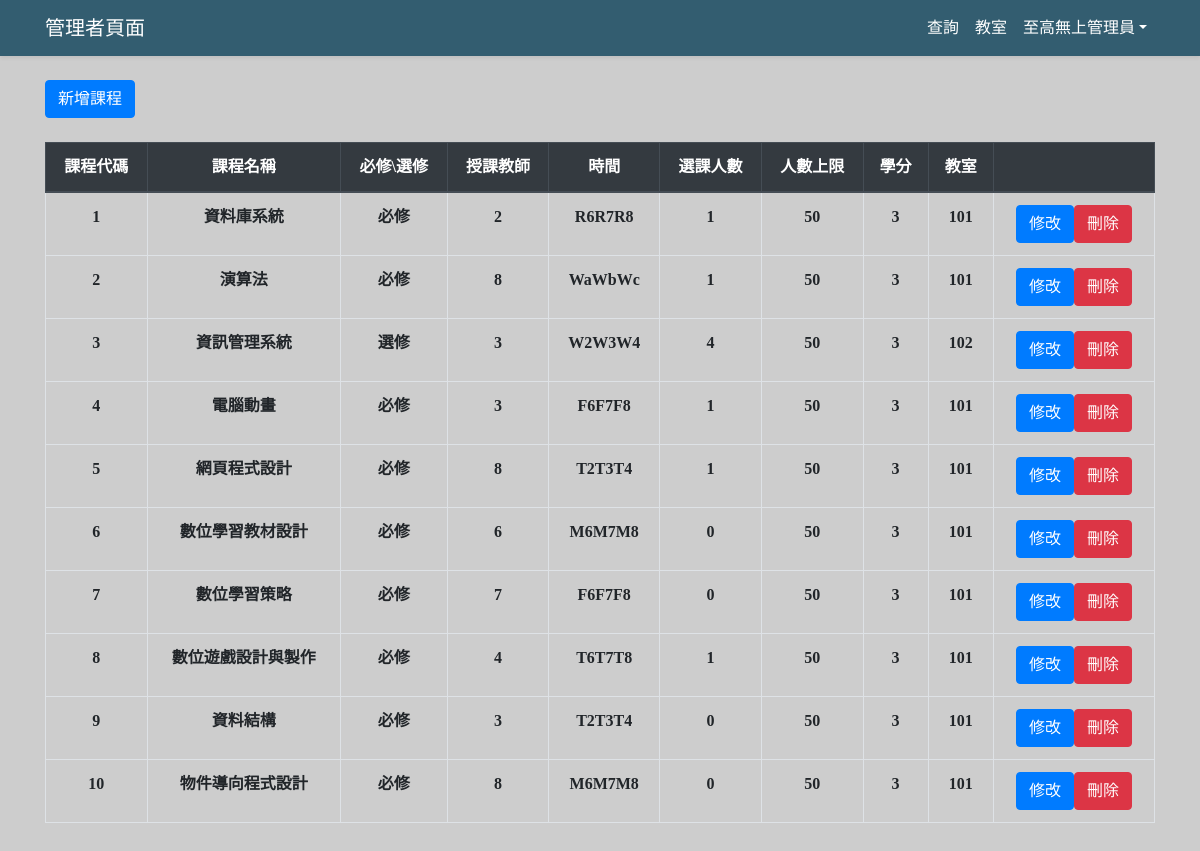
Screenshot of /admin.php (signed in) with the database file from the repository.
### tables this page shows
CREATE TABLE `course` (
  `course_id` int(20) NOT NULL,
  `course_name` varchar(30) NOT NULL,
  `course_teacher` int(20) NOT NULL,
  `classroom_id` varchar(20) NOT NULL,
  `course_max` int(10) NOT NULL,
  `course_people` int(10) NOT NULL,
  `course_credit` int(10) NOT NULL,
  `course_time` varchar(30) NOT NULL,
  `course_required` varchar(20) NOT NULL
);

### connect.php (called while the page is built, shortened)
<?php
function execute($selectConnection,$inputSQL)
{
  $tempResult = mysqli_query($selectConnection, $inputSQL);
  return $tempResult;
}
?>

### admin.php (the view, shortened to what this page needs)
<!DOCTYPE html>
<html>
    <head>
        <link rel="stylesheet" href="https://stackpath.bootstrapcdn.com/bootstrap/4.5.2/css/bootstrap.min.css">
<body>
    <div id="app">
        <nav class="navbar navbar-expand-md navbar-light shadow-sm" style="background: #335D70;">
            <div class="container">
                <a class="navbar-brand text-white" href="admin.php">管理者頁面</a>
                <div class="collapse navbar-collapse" id="navbarSupportedContent">
                    <ul class="navbar-nav ml-auto text">
                        <li class="nav-item">
                            <a class="nav-link text-white" href="admin_search.php">查詢</a>
                        </li>
                        <li class="nav-item">
                            <a class="nav-link text-white" href="admin_classroom.php">教室</a>
                        </li>
                        <li class="nav-item dropdown" id="logout">
                            <a id="navbarDropdown" class="nav-link dropdown-toggle text-white text" href="#" role="button" data-toggle="dropdown" aria-haspopup="true" aria-expanded="false" v-pre><?php echo $_SESSION['name']; ?></a>
                        </li>
                    </ul>
                </div>
            </div>
        </nav>
        <main class="py-4">
        <div class="container">
            <a class="btn btn-primary" href="admin_create.php">新增課程</a>
            <?php
                require_once("connect.php");
                $myQuery = "SELECT * FROM course";
                $myConnection = connectDB("localhost","root","123456","a");
                $myResult = execute($myConnection,$myQuery);
                echo '<table class="table table-bordered mt-4 text-center">
                <thead class="thead-dark">
                    <tr class="text-center">
                        <th scope="col">課程代碼</th>
                        <th scope="col">課程名稱</th>
                        <th scope="col">必修\選修</th>
                        <th scope="col">授課教師</th>
                        <th scope="col">時間</th>
                        <th scope="col">選課人數</th>
                        <th scope="col">人數上限</th>
                        <th scope="col">學分</th>
                        <th scope="col">教室</th>
                        <th scope="col"></th>
                    </tr>
                </thead>';
                while($row = mysqli_fetch_array($myResult)){
                    echo '<tr class="text-center">';
                    echo '<th scope="col">'.$row['course_id'].'</th>';
                    echo '<th scope="col">'.$row['course_name'].'</th>';
                    echo '<th scope="col">'.$row['course_required'].'</th>';
                    echo '<th scope="col">'.$row['course_teacher'].'</th>';
                    echo '<th scope="col">'.$row['course_time'].'</th>';
                    echo '<th scope="col">'.$row['course_people'].'</th>';
                    echo '<th scope="col">'.$row['course_max'].'</th>';
                    echo '<th scope="col">'.$row['course_credit'].'</th>';
                    echo '<th scope="col">'.$row['classroom_id'].'</th>';
                    echo '<th scope="col"><a class="btn btn-primary" href="admin_edit.php?course_id=';
                    echo $row['course_id'];
                    echo '">修改</a><a class="btn btn-danger" href="course_delete.php?course_id=';
                    echo $row['course_id'];
                    echo '">刪除</a></th>';
                    echo '<tr>';
                }
            ?>
            </div>
        </main>
    </div>
</body>
</html>

### admin.php (style rules this page uses)
body { background-color: #cdcdcd; font-family:微軟正黑體; }

### rows the page displays
course: course_id "1", course_name "資料庫系統", course_required "必修", course_teacher "2", course_time "R6R7R8", course_people "1", course_max "50", course_credit "3", classroom "101"
course: course_id "2", course_name "演算法", course_required "必修", course_teacher "8", course_time "WaWbWc", course_people "1", course_max "50", course_credit "3", classroom "101"
course: course_id "3", course_name "資訊管理系統", course_required "選修", course_teacher "3", course_time "W2W3W4", course_people "4", course_max "50", course_credit "3", classroom "102"
course: course_id "4", course_name "電腦動畫", course_required "必修", course_teacher "3", course_time "F6F7F8", course_people "1", course_max "50", course_credit "3", classroom "101"
course: course_id "5", course_name "網頁程式設計", course_required "必修", course_teacher "8", course_time "T2T3T4", course_people "1", course_max "50", course_credit "3", classroom "101"
course: course_id "6", course_name "數位學習教材設計", course_required "必修", course_teacher "6", course_time "M6M7M8", course_people "0", course_max "50", course_credit "3", classroom "101"
course: course_id "7", course_name "數位學習策略", course_required "必修", course_teacher "7", course_time "F6F7F8", course_people "0", course_max "50", course_credit "3", classroom "101"
course: course_id "8", course_name "數位遊戲設計與製作", course_required "必修", course_teacher "4", course_time "T6T7T8", course_people "1", course_max "50", course_credit "3", classroom "101"
course: course_id "9", course_name "資料結構", course_required "必修", course_teacher "3", course_time "T2T3T4", course_people "0", course_max "50", course_credit "3", classroom "101"
course: course_id "10", course_name "物件導向程式設計", course_required "必修", course_teacher "8", course_time "M6M7M8", course_people "0", course_max "50", course_credit "3", classroom "101"

### other values shown
$_SESSION['name'] "至高無上管理員"
